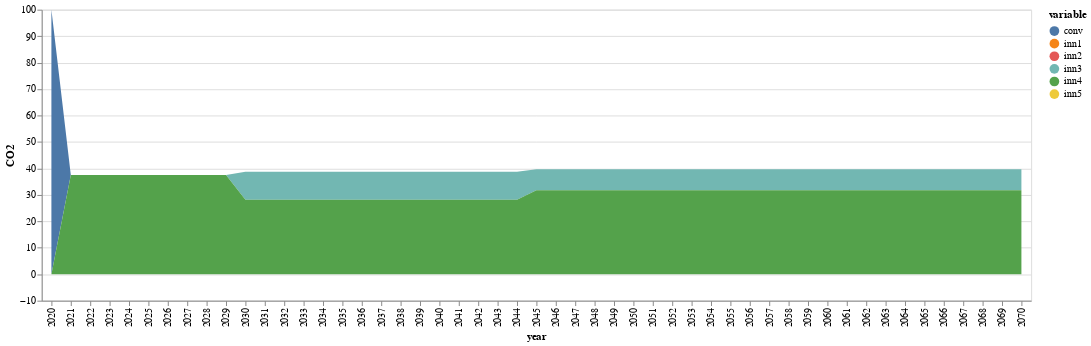

The notebook cell saved with this chart:
### Code cell
function conventional(t)
    return initial[1,3]*(1-sum(JuMP.values.(xk)[k,t] for k in 1:nrow(compromise)))
end

function innovation(i,t)
    if i==1
        return sum(JuMP.values.(xk)[k,t]*(compromise[k,3]) for k=1:mapki[i,2])
    else
        return sum(JuMP.values.(xk)[k,t]*(compromise[k,3]) for k=mapki[i-1,2]:mapki[i,2])
    end
end

conv=zeros(51)

conv[1]=initial[1,3]
inn_co2=zeros(5,51)

for inn in 1:5
    inn_co2[inn,1]=0
end
j=0
for i in 2:51
    if 0 ≤ i ≤ 5
        j=1
    elseif 6 ≤ i ≤ 10
        j=2
    elseif 6 ≤ i ≤ 10
        j=3
    elseif 11 ≤ i ≤ 15
        j=4
    elseif 16 ≤ i ≤ 20
        j=5
    elseif 21 ≤ i ≤ 25
        j=6
    else
        j=7
    end
        
    conv[i]=conventional(j)
    for inn in 1:5
        inn_co2[inn,i]=innovation(inn,j)
    end
end
conv

sNames = ["conv","inn1","inn2","inn3","inn4","inn5"]
xLabels = []
for i in 2020:2070
    push!(xLabels,string(i))
end

df = DataFrame(year=xLabels, conv=conv, inn1=inn_co2[1,:],inn2=inn_co2[2,:],inn3=inn_co2[3,:],inn4=inn_co2[4,:],inn5=inn_co2[5,:])

df |> stack |> @vlplot(:area, x=:year, y={:value, stack=:zero, title="CO2"}, color="variable:n",legend=:sNames)

### Figure 1 — Vega-Lite specification as saved in the notebook (floating-point values rounded to 4 significant figures; data arrays with more than 128 entries replaced by an {"elided": "..."} marker saying what was removed)
{"data": {"values": {"elided": "306 records"}}, "encoding": {"color": {"field": "variable", "type": "nominal"}, "x": {"field": "year"}, "y": {"field": "value", "stack": "zero", "title": "CO2", "type": "quantitative"}}, "legend": "sNames", "mark": "area"}
